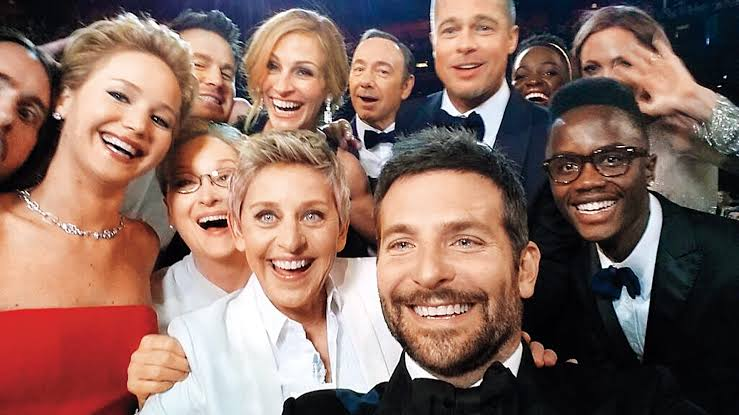
#> input picture Folder/images.jpeg, 739 x 415 px, found by its file name
$ python 2.3.py
#> lines starting #> are read from the running program, lines starting #| are printed output that depends on the picture; after the words box and inside, x2 and y2 are one past the last pixel; in counts of white or black regions, pixels touching at a corner belong together
import cv2
import numpy as np
face_classifier = cv2.CascadeClassifier('C:/Users/saran/cascades/haarcascade_frontalface_default.xml')
path = r'C:/Users/saran/images.jpeg'
resized = cv2.imread(path)
#> resized is the input picture: shape (415, 739, 3); mean B, G, R 96, 105.2, 134.5
gray = cv2.cvtColor(resized, cv2.COLOR_BGR2GRAY)
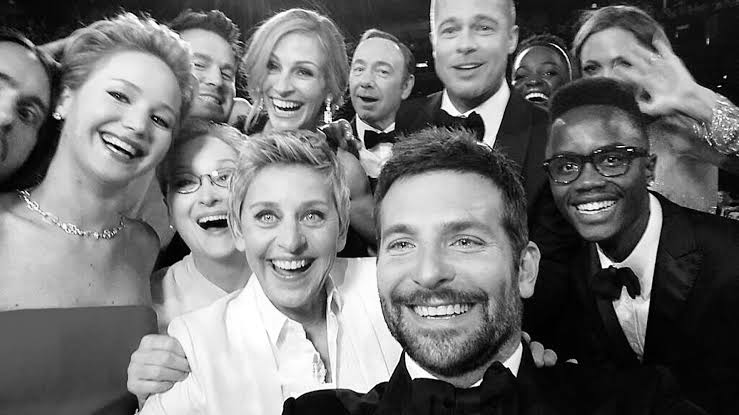
#> gray: shape (415, 739); min 0, max 255, mean 112.9
while True:
    faces = face_classifier.detectMultiScale(gray, 1.048525, 6)
#> faces = [[337, 41, 70, 70], [167, 145, 86, 86], [244, 35, 92, 92], [427, 1, 77, 77], [47, 54, 108, 108], [533, 117, 114, 114], [227, 167, 129, 129], [354, 174, 171, 171]]
    for (x,y,w,h) in faces:
        cv2.rectangle(resized, (x,y), (x+w,y+h), (127,0,255), 2)
#> this loop made 8 passes
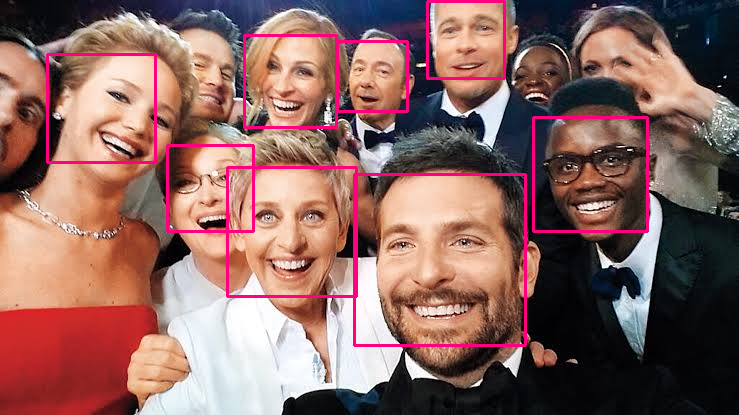
#> resized: shape (415, 739, 3); 3.21% of pixels changed, all inside (x1, y1, x2, y2) = (46, 0, 649, 347)
    cv2.imshow('Face Detection', resized)
    cv2.waitKey(0)
    cv2.destroyAllWindows()
